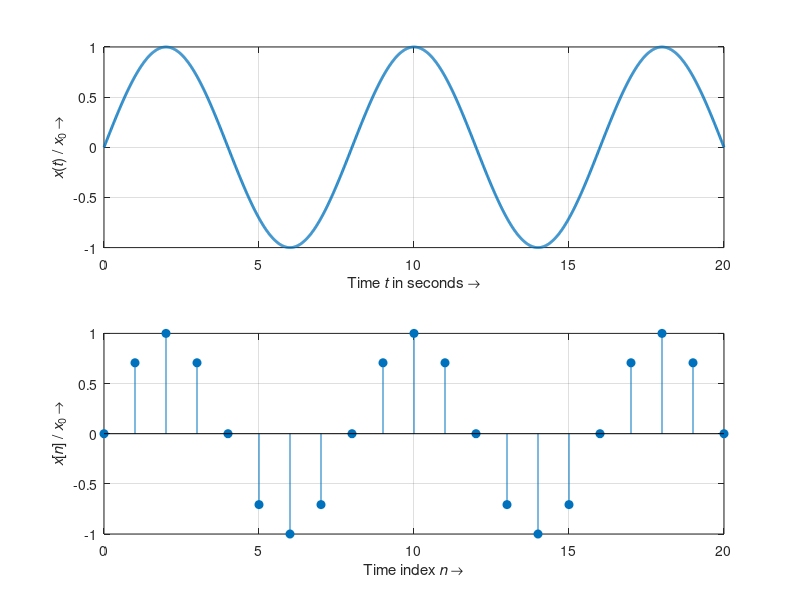

Recreate this plot in MATLAB.
x0 = 1;
f0 = 8;
Ts = 1/(8*f0);
t = 0:0.01:20;
x_t = x0*sin(2*pi*f0*Ts*t);
n = 0:20;
w0 = 2*pi*f0*Ts;
x_n = x0*sin(w0*n);

FIG1 = figure('Name','dsplab2_1', 'NumberTitle','off');

subplot(2,1,1);
plot(t,x_t, 'LineWidth',2);
grid;
xlabel('Time {\itt} in seconds \rightarrow');
ylabel('{\itx}({\itt}) / {\itx}_0 \rightarrow');

subplot(2,1,2);
stem(n,x_n, 'filled');
grid;
xlabel('Time index {\itn} \rightarrow');
ylabel('{\itx}[{\itn}] / {\itx}_0 \rightarrow');